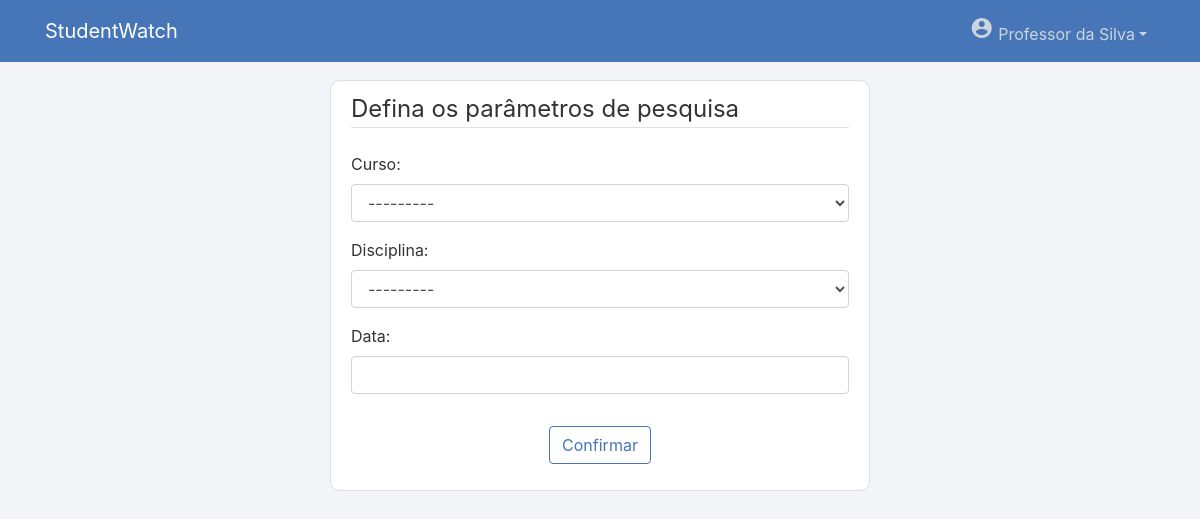
The page /filtrarPresenca/ (signed in) on the database its author committed.
### users/models.py (models this page shows, shortened)
class User(AbstractUser):
    username = models.EmailField(_('username'), unique=False)
    email = models.EmailField(_('email address'), unique=True)
    tipo = models.CharField(max_length=100)

### manager/models.py (models this page shows)
class Professor_curso(models.Model):
    professor = models.ForeignKey(ProfessorProfile, on_delete=models.CASCADE, null=True)
    curso = models.ForeignKey(Curso, on_delete=models.CASCADE, null=True)
    def __str__(self):
        return str(self.curso)

### users/views.py (the view)
# urls.py: path('filtrarPresenca/', user_views.filtrarPresenca, name='filtrarPresenca'),
@login_required
@permission_required("manager.view_presenca", raise_exception=True)
def filtrarPresenca(request):
    form = FiltrarPresencaForm2(user=request.user)
    return render(request, 'users/filtrar-presenca.html', {'form': form})

### users/forms.py (shortened to what this page needs)
class FiltrarPresencaForm2(forms.Form):
    def __init__(self, *args, **kwargs):
        self.user = kwargs.pop('user', None)
        super(FiltrarPresencaForm2, self).__init__(*args, **kwargs)
        cursos = Professor_curso.objects.select_related().filter(professor = self.user.professor_profile.id)
        self.fields['curso'] = forms.ModelChoiceField(label="Curso", queryset=cursos, widget=forms.Select(attrs={'class': 'form-control', 'style': 'max-width: 500px;'}))
        self.fields['disciplina'] = forms.ModelChoiceField(label="Disciplina", queryset=Disciplina.objects.none(), widget=forms.Select(attrs={'class': 'form-control', 'style': 'max-width: 500px;'}))
        self.fields['data'] = forms.DateField(label="Data", widget=forms.DateInput(attrs={'class': 'form-control', 'style': 'max-width: 500px;'}))

### manager/models.py (called while the page is built)
    def __str__(self):
        return self.nome

### users/templates/users/filtrar-presenca.html (shortened to what this page needs)
{% extends "page/base.html" %}
{% block content %}
    <div class="content-section">
        <form method="POST" action="{% url 'visualizarPresenca' %}" id="FiltrarPresencaForm2" data-disciplinas-url="{% url 'ajax_load_disciplinas' %}">
            <fieldset class="form-group">
                <legend class="border-bottom mb-4">Defina os parâmetros de pesquisa</legend>
                    {{form.as_p}}
            </fieldset>
            <div class="form-group text-center">
                <button class="btn btn-outline-info" type="submit">Confirmar</button>
            </div>
        </form>
    </div>
{% endblock content %}

### page/templates/page/base.html (shortened to what this page needs)
{% load static %}
<!DOCTYPE html>
<html lang="en">
<head>
    <link rel="stylesheet" href="https://stackpath.bootstrapcdn.com/bootstrap/4.1.3/css/bootstrap.min.css">
    <link rel="stylesheet" type="text/css" href="{% static 'page/main.css' %}">
    <link rel="stylesheet" href="https://code.jquery.com/ui/1.12.1/themes/base/jquery-ui.css" />
</head>
<body>
    <header class="site-header">
        <nav class="navbar navbar-expand-md navbar-dark bg-steel fixed-top">
          <div class="container">
            {% if user.is_authenticated and user.is_staff %}
              <a class="navbar-brand mr-4" href="{% url 'page-home' %}">StudentWatch | <b>Admin</b></a>
            {% else %}
              <a class="navbar-brand mr-4" href="{% url 'page-home' %}">StudentWatch</a>
            {% endif %}
            <div class="collapse navbar-collapse" id="navbarToggle">
              <div class="navbar-nav">
                {% if user.is_authenticated %}
                  <div class="nav-item dropdown">
                    <a class="nav-link dropdown-toggle" data-toggle="dropdown" href="#" role="button" aria-haspopup="true" aria-expanded="false"><span class="material-icons">account_circle</span> {{ user.first_name }} {{ user.last_name }}</a>
                  </div>
                {% else %}
                  <a class="nav-item nav-link" href="{% url 'login' %}"><span class="material-icons">login</span></a>
                {% endif %}
              </div>
            </div>
          </div>
        </nav>
    </header>
    <main role="main" class="container">
        <div class="row">
          <div class="col-sm-3"></div>
          <div class="col-md-6">
            {% block content %}{% endblock %}
          </div>
          <div class="col-sm-3"></div>
        </div>
      </main>
</body>
</html>

### page/static/page/main.css (style rules this page uses)
body { background: #f2f4f7; color: #333333; margin-top: 5rem; }
.bg-steel { background-color: #4675b8; }
.site-header .navbar-nav .nav-link { color: #cbd5db; }
.content-section { background: #ffffff; padding: 10px 20px; border: 1px solid #dddddd; border-radius: 10px; margin-bottom: 20px; }
.btn-outline-info { border-color: #4675b8 !important; color: #4675b8 !important; }

### rows shown on the page
User: first_name "Professor", last_name "da Silva"
Professor_curso: curso "---------"
